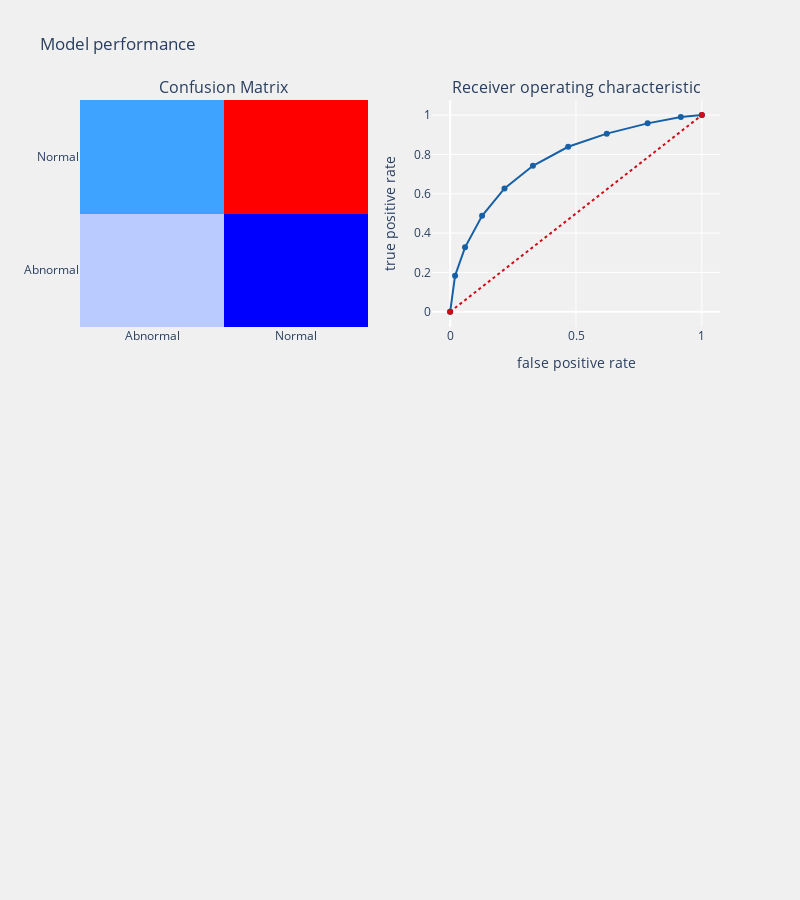

Notebook code cell kept with this figure:
### Code cell
child_behavior_prediction_alg(knn_1,os_smote_X,test_X,
                             os_smote_Y,test_Y,threshold_plot = True)

### Figure 1 — Plotly figure (JSON) as saved in the notebook; plotly's stock layout.template omitted (floating-point values rounded to 4 significant figures)
{"data": [{"colorscale": [[0, "rgb(0,0,255)"], [0.1, "rgb(51,153,255)"], [0.2, "rgb(102,204,255)"], [0.3, "rgb(153,204,255)"], [0.4, "rgb(204,204,255)"], [0.5, "rgb(255,255,255)"], [0.6, "rgb(255,204,255)"], [0.7, "rgb(255,153,255)"], [0.8, "rgb(255,102,204)"], [0.9, "rgb(255,102,102)"], [1, "rgb(255,0,0)"]], "name": "matrix", "showscale": false, "type": "heatmap", "x": ["Abnormal", "Normal"], "xaxis": "x", "y": ["Abnormal", "Normal"], "yaxis": "y", "z": [[1576, 772], [1036, 2982]]}, {"line": {"color": "rgb(22, 96, 167)", "width": 2}, "name": "Roc : 0.7066849093898582", "type": "scatter", "x": [0, 0.01959, 0.0592, 0.1269, 0.2159, 0.3288, 0.4689, 0.6222, 0.7845, 0.9165, 1], "xaxis": "x2", "y": [0, 0.1837, 0.3278, 0.4878, 0.6272, 0.7422, 0.839, 0.9057, 0.9579, 0.9898, 1], "yaxis": "y2"}, {"line": {"color": "rgb(205, 12, 24)", "dash": "dot", "width": 2}, "type": "scatter", "x": [0, 1], "xaxis": "x2", "y": [0, 1], "yaxis": "y2"}], "layout": {"annotations": [{"font": {"size": 16}, "showarrow": false, "text": "Confusion Matrix", "x": 0.225, "xanchor": "center", "xref": "paper", "y": 1, "yanchor": "bottom", "yref": "paper"}, {"font": {"size": 16}, "showarrow": false, "text": "Receiver operating characteristic", "x": 0.775, "xanchor": "center", "xref": "paper", "y": 1, "yanchor": "bottom", "yref": "paper"}], "autosize": false, "height": 900, "margin": {"b": 195}, "paper_bgcolor": "rgba(240,240,240, 0.95)", "plot_bgcolor": "rgba(240,240,240, 0.95)", "showlegend": false, "title": {"text": "Model performance"}, "width": 800, "xaxis": {"anchor": "y", "domain": [0, 0.45]}, "xaxis2": {"anchor": "y2", "domain": [0.55, 1], "title": {"text": "false positive rate"}}, "xaxis3": {"anchor": "y3", "domain": [0, 1], "showgrid": true, "tickangle": 90, "tickfont": {"size": 10}}, "yaxis": {"anchor": "x", "domain": [0.625, 1]}, "yaxis2": {"anchor": "x2", "domain": [0.625, 1], "title": {"text": "true positive rate"}}, "yaxis3": {"anchor": "x3", "domain": [0, 0.375]}}}
